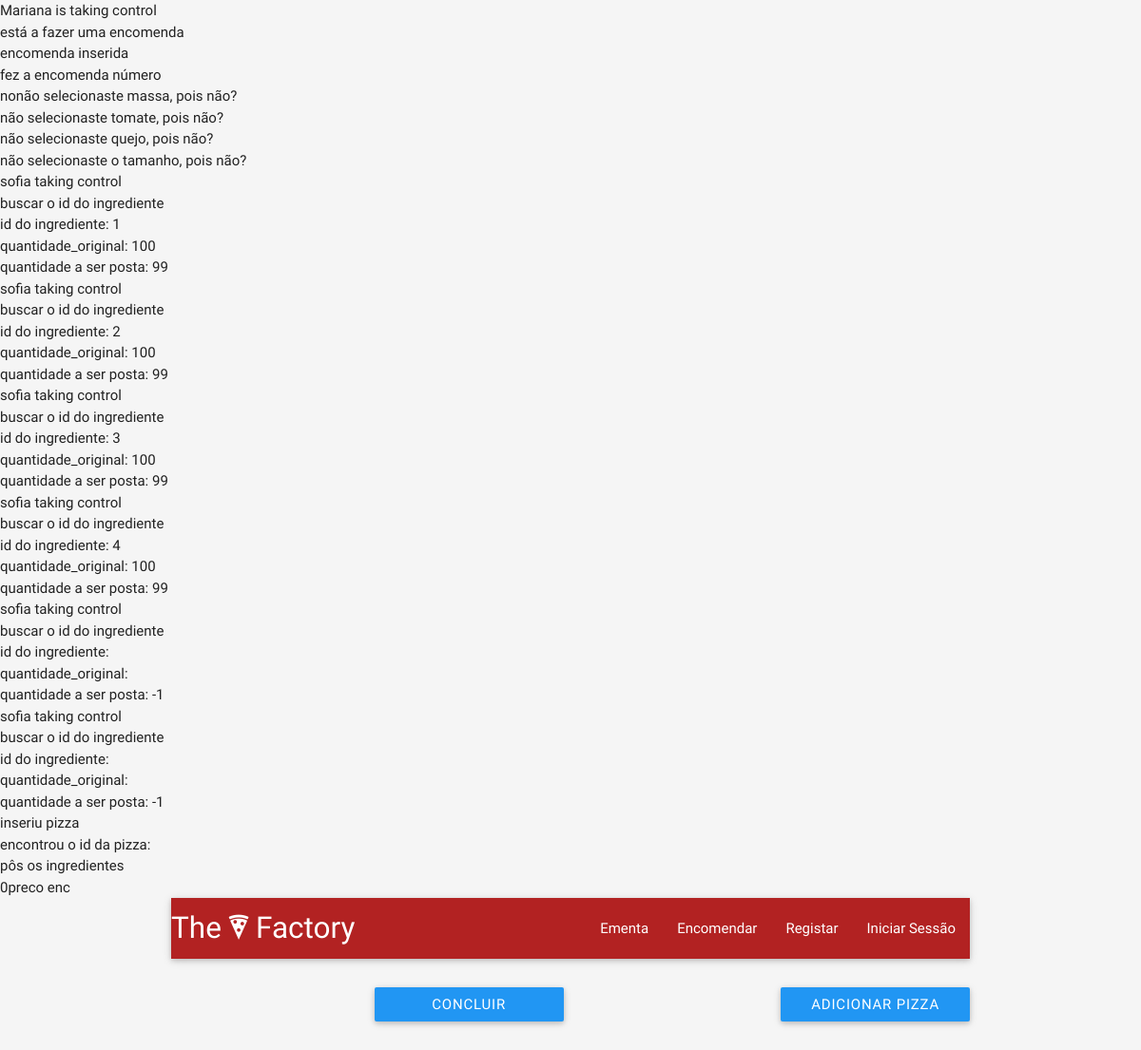
Page /php/inserirpizza.php on the committed database.
### tables this page shows
CREATE TABLE `INGREDIENTE` (
`ID_INGREDIENTE` int(11) NOT NULL,
  `QUANTIDADE` int(11) NOT NULL,
  `PRECO` int(11) NOT NULL
);

### php/inserirpizza.php (the view, shortened to what this page needs)
<?php
	include "connect.php";
	echo $_SESSION['username'] . " está a fazer uma encomenda" ."<br>";
    if ($_SESSION['pizza_inicial'] == false) {
        echo "encomenda inserida" . "<br>";
    }
	$sql_getIdEnc= "SELECT id_enc FROM ENCOMENDA ORDER BY data desc LIMIT 1";
    $result=mysqli_query($con,$sql_getIdEnc);
	$row = mysqli_fetch_array($result, MYSQLI_NUM);
	$id_enc = $row[0];
	echo $_SESSION['username']." fez a encomenda número " . $id_enc . "<br>";
	if (isset($_POST['action'])) {
	    echo "passou MASSA: " . $_POST['massa']. "<br>";
        $massa = $_POST['massa'];
	    echo "passou TAMANHO: " . $_POST['tamanho']." oi"."<br>";
        $tamanho = $_POST['tamanho'];
	    echo "passou TOMATE: " . $_POST['tomate'] . "<br>";
        $tomate = $_POST['tomate'];
	    echo "passou QUEIJO: " . $_POST['queijo']."<br>";
        $queijo = $_POST['queijo'];
		echo "passou INGREDIENTES: "."<br>";
        $ingrediente1 = $_POST['ingrediente1'];
        echo $ingrediente1;
        $ingrediente2 = $_POST['ingrediente2'];
        echo $ingrediente2;
        $ingrediente3 = $_POST['ingrediente3'];
        echo $ingrediente3;
        $ingrediente4 = $_POST['ingrediente4'];
        echo $ingrediente4;
        $ingrediente5 = $_POST['ingrediente5'];
        echo $ingrediente5;
        $ingrediente6 = $_POST['ingrediente6'];
        echo $ingrediente6."<br>";
	} else {
	    echo "no";
	}
    $preco = 0;
    if ($_POST['massa'] == "alta" || $_POST['massa'] == "fina")
    {
        $preco = $preco + 1;
        echo $preco."€"."<br>";
    }
    elseif ($_POST['massa'] == "rolling") {
       $preco = $preco + 1.5;
       echo $preco."€"."<br>";
    }
    else {
        echo "não selecionaste massa, pois não?"."<br>";
    }
    if ($_POST['tomate'] == "1")
    {
        $preco = $preco + 1;
        echo $preco."€"."<br>";
    }
    elseif ($_POST['tomate'] == "0") {
       $preco = $preco;
       echo $preco."€"."<br>";
    }
    else {
        echo "não selecionaste tomate, pois não?"."<br>";
    }
    if ($_POST['queijo'] == "1")
    {
        $preco = $preco + 1;
        echo $preco."€"."<br>";
    }
    elseif ($_POST['queijo'] == "2") {
       $preco = $preco + 1.5;
       echo $preco."€"."<br>";
    }
    elseif ($_POST['queijo'] == "0") {
       $preco = $preco;
       echo $preco."€"."<br>";
    }
    else {
        echo "não selecionaste quejo, pois não?"."<br>";
    }
    if ($_POST['tamanho'] == "individual")
    {
        $preco = $preco + 4;
        echo $preco."€"."<br>";
    }
    elseif ($_POST['tamanho'] == "media") {
       $preco = $preco + 6;
       echo $preco."€"."<br>";
    }
    elseif ($_POST['tamanho'] == "grande") {
       $preco = $preco + 8;
       echo $preco."€"."<br>";
    }
    else {
        echo "não selecionaste o tamanho, pois não?"."<br>";
    }
    for ($i=1; $i < 7; $i++) {
      echo("sofia taking control" . "<br>");
      $sql_get_ingrediente_info = "SELECT id_ingrediente, quantidade FROM INGREDIENTE WHERE id_ingrediente = '$i'";
      $result = mysqli_query($con, $sql_get_ingrediente_info);
      echo 'buscar o id do ingrediente' . '<br>';
      $row = mysqli_fetch_array($result, MYSQLI_NUM);
      $id_ingrediente = $row[0];
      echo 'id do ingrediente: ' . $id_ingrediente . '<br>';
      $quantidade_original = $row[1];
      echo 'quantidade_original: ' . $quantidade_original . '<br>';
      $quantidade = $quantidade_original - 1;
      echo 'quantidade a ser posta: ' . $quantidade . '<br>';
    }
	echo "inseriu pizza" . "<br>";
	$sql_getIdPizza="SELECT id_pizza FROM PIZZA ORDER BY data desc LIMIT 1";
    $result=mysqli_query($con,$sql_getIdPizza);
	$row = mysqli_fetch_array($result, MYSQLI_NUM);
	$id_pizza= $row[0];
	echo "encontrou o id da pizza: " . $id_pizza . "<br>";
	echo "pôs os ingredientes " . "<br>";
    $preco_enc =  $_SESSION['preco'];
    echo $preco_enc."preco enc"."<br>";
?>
<html>
   <head>
      <link type="text/css" rel="stylesheet" href="../css/materialize.min.css"  media="screen,projection"/>
      <link href="../css/ionicons.min.css" rel="stylesheet">
      <link href="../css/style.css" rel="stylesheet" media="screen">
   </head>
   <body>
      <div class="container">
         <nav>
            <div class="nav-wrapper">
               <a href="index.php" class="brand-logo">The <i class="icon ion-pizza"></i> Factory</a>
               <ul id="nav-mobile" class="right side-nav">
                  <li><a href="ementa.php">Ementa</a></li>
                  <li><a href="encomenda.php">Encomendar</a></li>
                  <li><a href="registar.php">Registar</a></li>
                  <li><a href="login.php"> Iniciar Sessão </a></li>
               </ul>
            </div>
         </nav>
                  <div class="row">
                     <div class="col offset-s3 s3">
                     <form action="../done.php">
                        <button class="btn waves-effect waves-light" type="submit" name="concluir"> Concluir encomenda
                        </button>
                        </form>
                     </div>
                    <div class="col offset-s3 s3">
                        <form action="../encomenda.php">
                        <button class="btn waves-effect waves-light" type="submit" name="adicionar"> Adicionar pizza
                        </button>
                        </form>
                     </div>
                  </div>
    </div>
   </body>
</html>

### css/style.css (style rules this page uses)
body { background-color: WhiteSmoke; width: 100%; }
nav { background-color: FireBrick; margin-bottom: 30px; }

### rows in the picture
ingrediente: ID_INGREDIENTE "1", QUANTIDADE "100", QUANTIDADE "99"
ingrediente: ID_INGREDIENTE "2", QUANTIDADE "100", QUANTIDADE "99"
ingrediente: ID_INGREDIENTE "3", QUANTIDADE "100", QUANTIDADE "99"
ingrediente: ID_INGREDIENTE "4", QUANTIDADE "100", QUANTIDADE "99"

### other values in the picture
$quantidade "-1"
$preco_enc "0"
